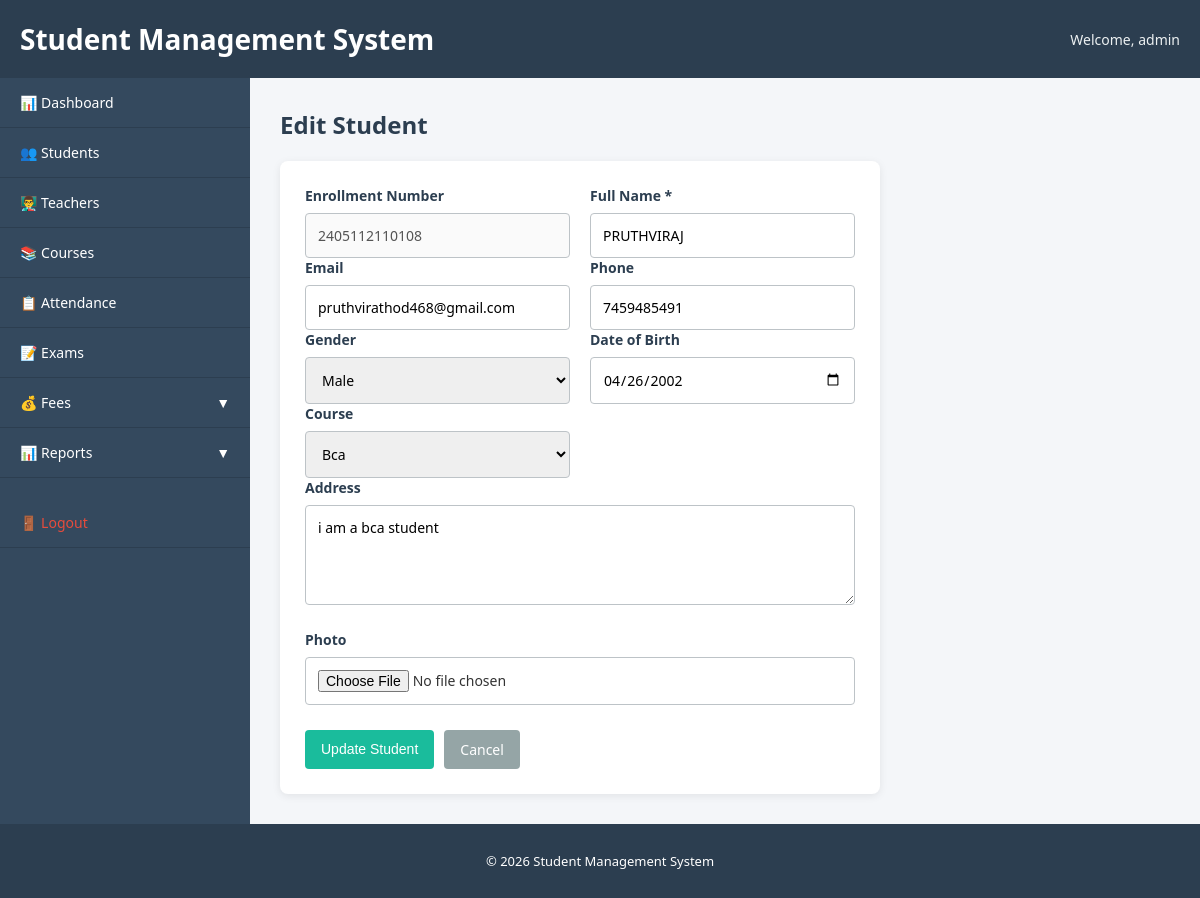
The page /modules/students/edit.php?id=5 (signed in) on the database its author committed.
### tables this page shows
CREATE TABLE `students` (
  `id` int(11) NOT NULL AUTO_INCREMENT,
  `enrollment_no` varchar(50) NOT NULL,
  `name` varchar(100) NOT NULL,
  `email` varchar(150) DEFAULT NULL,
  `phone` varchar(15) DEFAULT NULL,
  `gender` enum('Male','Female','Other') DEFAULT NULL,
  `dob` date DEFAULT NULL,
  `address` text DEFAULT NULL,
  `photo` varchar(255) DEFAULT NULL,
  `course_id` int(11) DEFAULT NULL,
  `admission_date` date DEFAULT NULL,
  `created_at` timestamp NOT NULL DEFAULT current_timestamp(),
  PRIMARY KEY (`id`),
  UNIQUE KEY `enrollment_no` (`enrollment_no`),
  KEY `course_id` (`course_id`),
  CONSTRAINT `students_ibfk_1` FOREIGN KEY (`course_id`) REFERENCES `courses` (`id`) ON DELETE SET NULL
);

CREATE TABLE `courses` (
  `id` int(11) NOT NULL AUTO_INCREMENT,
  `course_name` varchar(100) NOT NULL,
  `course_code` varchar(50) NOT NULL,
  `duration` varchar(50) DEFAULT NULL,
  `created_at` timestamp NOT NULL DEFAULT current_timestamp(),
  PRIMARY KEY (`id`),
  UNIQUE KEY `course_code` (`course_code`)
);

### modules/students/edit.php (the view, shortened to what this page needs)
<?php
include "../../config/db.php";
include "../../includes/header.php";
include "../../includes/sidebar.php";
$id = $_GET['id'];
$sql = "SELECT * FROM students WHERE id='$id'";
$result = mysqli_query($conn, $sql);
$student = mysqli_fetch_assoc($result);
$courses_result = mysqli_query($conn, "SELECT id, course_name FROM courses ORDER BY course_name ASC");
$courses = mysqli_fetch_all($courses_result, MYSQLI_ASSOC);
?>
<div class="content">
    <h2>Edit Student</h2>
    <form method="POST" enctype="multipart/form-data" class="form-container">
        <div class="form-row">
            <div class="form-group">
                <label>Enrollment Number</label>
                <input type="text" value="<?php echo htmlspecialchars($student['enrollment_no']); ?>" disabled>
            </div>
            <div class="form-group">
                <label>Full Name *</label>
                <input type="text" name="name" value="<?php echo htmlspecialchars($student['name']); ?>" required>
            </div>
        </div>
        <div class="form-row">
            <div class="form-group">
                <label>Email</label>
                <input type="email" name="email" value="<?php echo htmlspecialchars($student['email'] ?? ''); ?>">
            </div>
            <div class="form-group">
                <label>Phone</label>
                <input type="tel" name="phone" value="<?php echo htmlspecialchars($student['phone'] ?? ''); ?>">
            </div>
        </div>
        <div class="form-row">
            <div class="form-group">
                <label>Gender</label>
                <select name="gender">
                    <option value="Male" <?php echo ($student['gender'] == 'Male') ? 'selected' : ''; ?>>Male</option>
                </select>
            </div>
            <div class="form-group">
                <label>Date of Birth</label>
                <input type="date" name="dob" value="<?php echo htmlspecialchars($student['dob'] ?? ''); ?>">
            </div>
        </div>
        <div class="form-row">
            <div class="form-group">
                <label>Course</label>
                <select name="course_id">
                    <?php foreach ($courses as $course) { ?>
                        <option value="<?php echo $course['id']; ?>" <?php echo ($student['course_id'] == $course['id']) ? 'selected' : ''; ?>>
                            <?php echo htmlspecialchars($course['course_name']); ?>
                        </option>
                    <?php } ?>
                </select>
            </div>
        </div>
        <div class="form-group">
            <label>Address</label>
            <textarea name="address" rows="3"><?php echo htmlspecialchars($student['address'] ?? ''); ?></textarea>
        </div>
        <div class="form-group">
            <label>Photo</label>
            <input type="file" name="photo" accept="image/*">
        </div>
        <div class="form-actions">
            <button type="submit" class="btn btn-add">Update Student</button>
            <a href="view.php" class="btn btn-cancel">Cancel</a>
        </div>
    </form>
</div>
<?php include "../../includes/footer.php"; ?>

### assets/css/style.css (style rules this page uses)
* { box-sizing: border-box; }
body { margin: 0; font-family: 'Segoe UI', Tahoma, Geneva, Verdana, sans-serif; background-color: #f4f6f9; color: #333; }
.content { flex: 1; padding: 30px; background-color: #f4f6f9; overflow-y: auto; }
h2, h3 { color: #2c3e50; margin-top: 0; }
.form-container { background: white; padding: 25px; border-radius: 8px; box-shadow: 0px 2px 8px rgba(0,0,0,0.08); max-width: 600px; }
.form-group { margin-bottom: 20px; }
.form-group label { display: block; margin-bottom: 8px; font-weight: 600; color: #2c3e50; font-size: 14px; }
.form-group input, .form-group select, .form-group textarea { width: 100%; padding: 12px; border: 1px solid #bdc3c7; border-radius: 4px; font-size: 14px; font-family: inherit; transition: 0.3s; }
.form-group textarea { resize: vertical; min-height: 100px; }
.form-row { display: grid; grid-template-columns: 1fr 1fr; gap: 20px; }
.form-row .form-group { margin-bottom: 0; }
.form-actions { display: flex; gap: 10px; margin-top: 25px; }
.btn { padding: 10px 16px; border-radius: 4px; text-decoration: none; font-size: 14px; display: inline-block; border: none; cursor: pointer; transition: 0.3s; font-weight: 500; }
.btn-add { background-color: #1abc9c; color: white; }
.btn-cancel { background-color: #95a5a6; color: white; }

### rows shown on the page
students: enrollment_no "2405112110108", name "PRUTHVIRAJ", email "pruthvirathod468@gmail.com", phone "7459485491", gender "Male", dob "04/26/2002", course_id "Bca", address "i am a bca student"

### other values the page prints
$_SESSION['user_name'] "admin"
